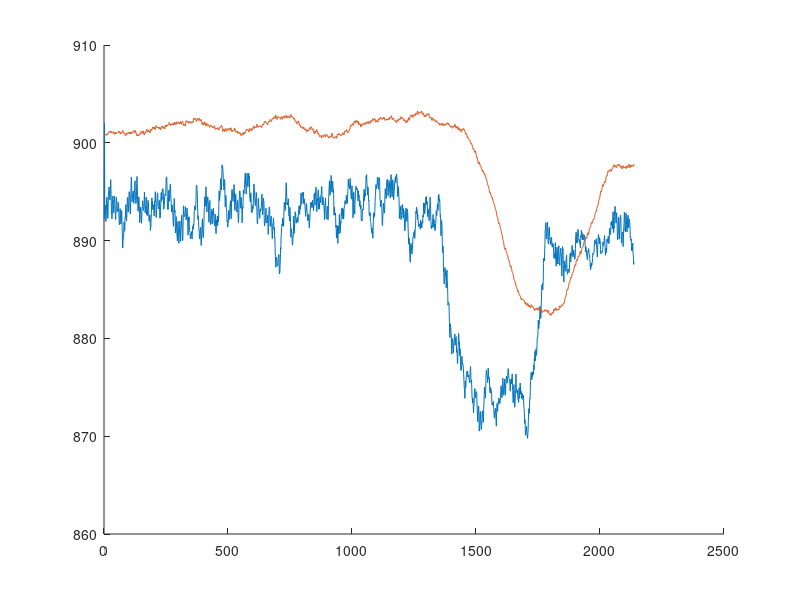

This chart was generated by the following MATLAB code: (Note: this script raises an error after producing the figure.)
clear all
color = 0; %Black, Red, Silver
meterial = 0; %Floor, Stone, Paper

f = csvread('Paper_nothing_with_noise.txt');

if color == 1
    if meterial == 1;
        f = csvread('Black_Floor_center.txt');
        f = [f csvread('Black_Floor_middle.txt')];
        f = [f csvread('Black_Floor_side.txt')];
    end
    
    if meterial == 2;
        f = csvread('Black_Stone_center.txt');
        
        f = [f csvread('Black_Stone_side.txt')];
        f = [f csvread('Black_Stone_left.txt')];
        f = [f csvread('Black_Stone_middle.txt')];
    end
    
    if meterial == 3;
        f = csvread('Black_Paper_center.txt');
        f = [f csvread('Black_Paper_middle.txt')];
        f = [f csvread('Black_Paper_side.txt')];
        f = [f csvread('Black_Paper_left.txt')];
    end
end

if color == 2
    if meterial == 1;
        f = csvread('Red_Floor_center.txt');
        f = [f csvread('Red_Floor_middle.txt')];
        f = [f csvread('Red_Floor_side.txt')];
    end
    if meterial == 2;
        f = csvread('Red_Stone_center.txt');
        f = [f csvread('Red_Stone_middle.txt')];
        f = [f csvread('Red_Stone_side.txt')];
        f = [f csvread('Red_Stone_left.txt')];
    end
    
    if meterial == 3;
        f = csvread('Red_Paper_center.txt');
        f = [f csvread('Red_Paper_middle.txt')];
        f = [f csvread('Red_Paper_side.txt')];
        f = [f csvread('Red_Paper_left.txt')];
    end
end

if color == 3
    if meterial == 1;
        f = csvread('Silver_Floor_center.txt');
        f = [f csvread('Silver_Floor_middle.txt')];
        f = [f csvread('Silver_Floor_side.txt')];
    end

    if meterial == 2;
        f = csvread('Silver_Stone_center.txt');
        f = [f csvread('Silver_Stone_middle.txt')];
        f = [f csvread('Silver_Stone_side.txt')];
        f = [f csvread('Silver_Stone_left.txt')];
    end
 
    if meterial == 3;
        f = csvread('Silver_Paper_center.txt');
        f = [f csvread('Silver_Paper_middle.txt')];
        f = [f csvread('Silver_Paper_side.txt')];
        f = [f csvread('Silver_Paper_left.txt')];
    end
end

f(f==0) = []; %remove 0'
%f = j;
T = 0.01;
delay = 100; %3 seconds
d = 200; %samples in main std
e = [1 1];  %samples in deleayed distribution

if e > 100
    e = 100
end

stdAtDetect = 0;

gs = std(f(1:d));
gm = mean(f(1:d))

hs = std(f(1:d))
hm = mean(f(1:d))
ga = std(f(1:d));
res = 0;
[dc N] = size(f)

for n = 2:1:N-(delay+d)
    ga = [ga std(f(n:n+d))];
    hm = [hm mean(f(n+d+delay-e(n)+1:n+d+delay))];
    gs = [gs std(f(n:n+d))];
    gm = [gm mean(f(n:n+d))];
    
    if res(n-1) == 0
        stdAtDetect = gs(n);
        i = 0;
        %res = [res ((hm(n) < gm(n)- gm(n)*T) | (hm(n) > gm(n)+gm(n)*T))];
        res = [res ((hm(n) < gm(n)- gs(n)*4/sqrt(e(n))) | (hm(n) > gm(n)+gs(n)*4/sqrt(e(n))))];
    else
        i = i + 1;
        if i > d+2*delay
            if stdAtDetect > gs(n)
                res = [res 0];
            else
                res = [res 1];
                stdAtDetect = stdAtDetect + 0.01
            end
        else
            res = [res 1];
        end
    end
    
    e = [e ceil((4*gs(n)/(T * gm(n)))^2+1)];
    if e(n) > 50
        e(n) = 50;
    end
end
e(1) = [];

%plot(gm+3*gs)
hold on
p = plot(hm)
p = plot(gm+gs*4/sqrt(e))
p(1).LineWidth = 2;
%plot(gm-3*gs)
p = plot(gm-gs*4/sqrt(e))
p(1).LineWidth = 2;
p = plot(mean(f)+res*50,'black')
p(1).LineWidth = 2;
axis([0 2100 860 940])
ylabel('RSS','FontSize',16)
xlabel('Sample number','FontSize',16)
title('0 < n < 100, d = 100, m = 200','FontSize',16)
legend({'X','\mu + 4\sigma', '\mu - 4\sigma', 'Result'},'FontSize',16);